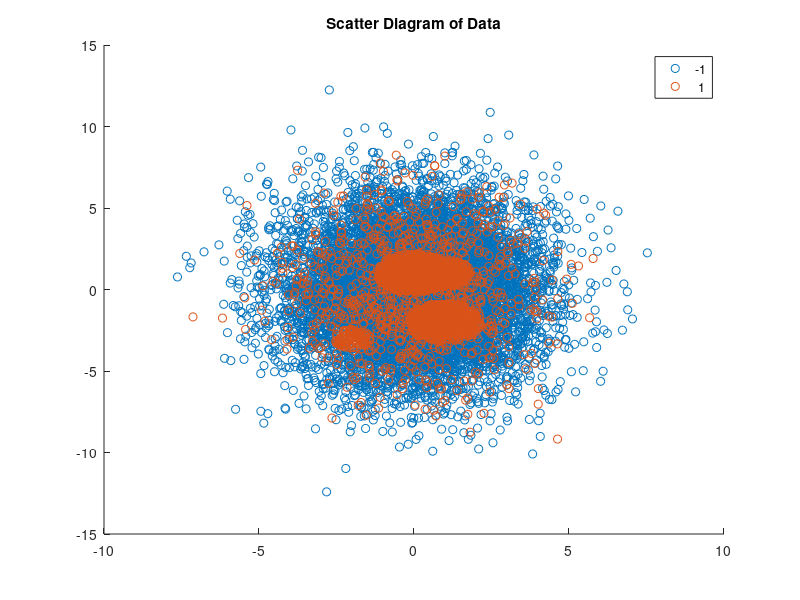

Source code (MATLAB): (Note: this script raises an error after producing the figure.)
%clear workspace
clear all
close all

%open the training dataset
fid = fopen('dataset2/dataset2.2.train.csv');
out = textscan(fid,'%f%f%s','delimiter',',');
fclose(fid);

feature1 = out{1};
feature2 = out{2};
label = out{3};

X = [feature1, feature2];
Y = zeros(size(label,1),1);
for i=1:size(label,1)
    if strcmp(label(i,1),'True') == 1
        Y(i,1) = 1;
    else
        Y(i,1) = -1;
    end
end
        
figure;
gscatter(X(:,1),X(:,2),Y);
title('Scatter Diagram of Data');

fprintf('start training\n');

sigma = 1;
gamma = 1/(2*sigma^2);

% Libsvm options
% -s 0 : classification
% -t 2 : RBF kernel
% -g : gamma in the RBF kernel
model = svmtrain(Y, X, sprintf('-s 0 -t 2 -g %g', gamma));

[predicted_label, accuracy, decision_values] = svmpredict(Y, X, model);

% Plot heatmap
plotboundary(Y, X, model, 't');

title(sprintf('\\sigma = %g', sigma), 'FontSize', 14);
